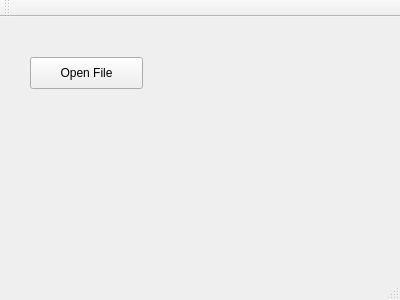
<?xml version="1.0" encoding="UTF-8"?>
<ui version="4.0">
 <class>MainWindow</class>
 <widget class="QMainWindow" name="MainWindow">
  <property name="geometry">
   <rect>
    <x>0</x>
    <y>0</y>
    <width>400</width>
    <height>300</height>
   </rect>
  </property>
  <property name="windowTitle">
   <string>MainWindow</string>
  </property>
  <widget class="QWidget" name="centralWidget">
   <widget class="QPushButton" name="pushButton">
    <property name="geometry">
     <rect>
      <x>30</x>
      <y>40</y>
      <width>113</width>
      <height>32</height>
     </rect>
    </property>
    <property name="text">
     <string>Open File</string>
    </property>
   </widget>
  </widget>
  <widget class="QMenuBar" name="menuBar">
   <property name="geometry">
    <rect>
     <x>0</x>
     <y>0</y>
     <width>400</width>
     <height>22</height>
    </rect>
   </property>
  </widget>
  <widget class="QToolBar" name="mainToolBar">
   <attribute name="toolBarArea">
    <enum>TopToolBarArea</enum>
   </attribute>
   <attribute name="toolBarBreak">
    <bool>false</bool>
   </attribute>
  </widget>
  <widget class="QStatusBar" name="statusBar"/>
 </widget>
 <layoutdefault spacing="6" margin="11"/>
 <resources/>
 <connections/>
</ui>
